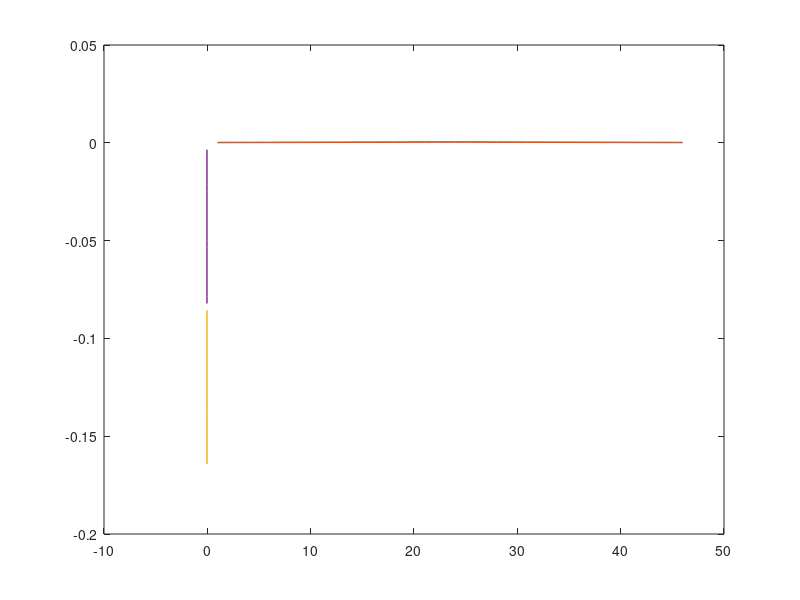
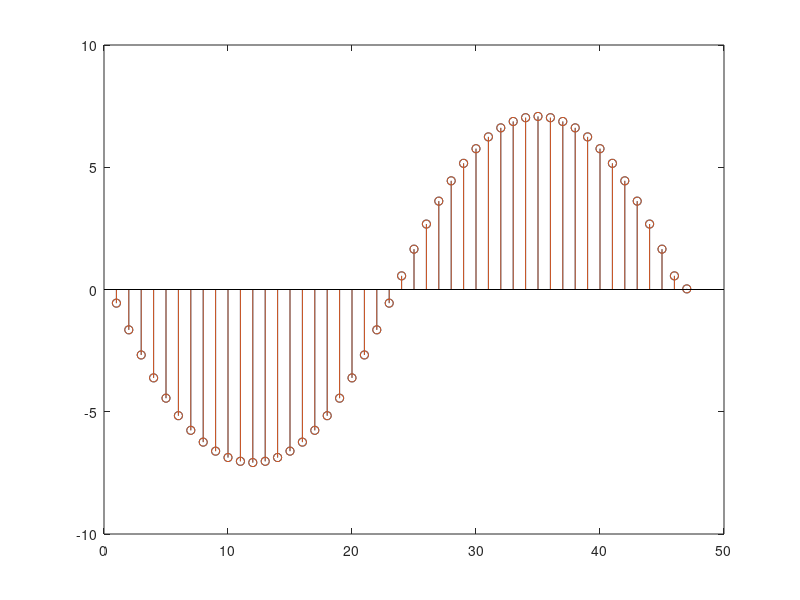

Reproduce these figures in MATLAB, in order.
vertical_strand_number=23;
horizontal_strand_number=2;

main_insulation=3e-3;
strand_height=2.46e-3;
strand_width=7.69e-3;
slot_height=152e-3;
slot_width=22e-3;
strand_insulation=0.21e-3;
spacer=7.5e-3;

h_Cu= 2.46e-3;  %%strand_height % in meter
h_N= 152e-3;  %%slot_height % in meter
b_N= 21.8e-3;   %% strand_width % in meter
y_0= 3e-3;     %% strand starting point
h_is=0.21e-3; %% strand starting point

nu_0=4*pi*1e-7; % permeability of air

strand_number=vertical_strand_number*horizontal_strand_number;

%%

L11=zeros([strand_number/2, strand_number/2]); %% an inductance matrix of  horizontal strands

for i=1:strand_number/2
    for j=1:strand_number/2
         k=max(i,j);
         y0=main_insulation+(k)*(strand_height+strand_insulation);
         L11(i,j)=nu_0*((slot_height-y0)/slot_width);    
    end  
end

L12= fliplr(L11);

L1=[L11, L12];

L2=flipud(L1);

Lbottom=[L1;L2]; % total inductance matrix; 


L11=zeros([strand_number/2, strand_number/2]); %% an inductance matrix of  horizontal strands


for i=1:strand_number/2
    for j=1:strand_number/2
         k=max(i,j);
         y0=spacer+3*main_insulation+(strand_number/2+k)*(strand_height+strand_insulation)
         L11(i,j)=nu_0*((slot_height-y0)/slot_width);    
    end  
end


L12= fliplr(L11)

L1=[L11, L12];

L2=flipud(L1);

Ltop=[L1;L2]; % total inductance matrix; 

ro_copper=1.72e-8; % Ωm
R=ro_copper/(strand_height*strand_width);

f=50; 
w=2*pi*f;

Z_bottom=1i*w*Lbottom;
Z_top=1i*w*Ltop;

for i=1:strand_number
    Z_bottom(i,i)=Z_bottom(i,i)+R;
    Z_top(i,i)=Z_top(i,i)+R;
end

%%

I=1860; 
I_strand=I/strand_number;
constant=R*I_strand;

length=0.9; %m
dl= length/strand_number;
dl=dl*2;


MMF_bottom=(1:23)*I_strand*2;

MMF_top=(24:46)*I_strand*2;


H_bottom= MMF_bottom/(slot_width);
H_top= MMF_top/(slot_width);

 
B_bottom=nu_0*H_bottom;
B_top=nu_0*H_top;


Flux_top= zeros([strand_number/2,1]);
Flux_bottom= zeros([strand_number/2,1]);
% 

for i=1:strand_number/2
    Flux_top(i,1)= B_top(1,i)*strand_height;
   Flux_bottom(i,1)= B_bottom(1,i)*strand_height;
end

Flux_top = [Flux_top; flipud(Flux_top)];
Flux_bottom = [Flux_bottom; flipud(Flux_bottom)];
%%
plot(Flux_top)
hold on;
plot(Flux_bottom)
%%

Flux_top_radial= zeros([strand_number/2,1]);

for i=1:strand_number/2
   
    
end




%%
V0_bottom= zeros([strand_number,1]);
V0_top= zeros([strand_number,1]);

for i=1:strand_number
    V0_bottom(i,1)= -1i*w*Flux_bottom(i,1)-constant;
    V0_top(i,1)= -1i*w*Flux_top(i,1)-constant;
end
%%
plot(V0_top)
hold on;
plot(V0_bottom)
%%
% 
P=eye(strand_number);
P=[P(2:end,:);P(1,:)]
% 
Z_tot_bottom=zeros([strand_number,strand_number]);
Z_tot_top=zeros([strand_number,strand_number]);
V_tot_bottom=zeros([strand_number,1]);
V_tot_top=zeros([strand_number,1]);
% 
for i=1:strand_number/2+1
    if i<=1
    Z_tot_bottom= Z_tot_bottom+Z_bottom*dl/2;
    Z_bottom=P*Z_bottom*P';
    V_tot_bottom=V_tot_bottom+V0_bottom*dl/2;
    V0_bottom=P*V0_bottom;
    
    Z_tot_top= Z_tot_top+Z_top*dl/2;
    Z_top=P*Z_top*P';
    V_tot_top=V_tot_top+V0_top*dl/2;
    V0_top=P*V0_top;
   
    elseif i<=strand_number/2
    Z_tot_bottom= Z_tot_bottom+Z_bottom*dl;
    Z_bottom=P*Z_bottom*P';
    V_tot_bottom=V_tot_bottom+V0_bottom*dl;
    V0_bottom=P*V0_bottom;
    
    Z_tot_top= Z_tot_top+Z_top*dl;
    Z_top=P*Z_top*P';
    V_tot_top=V_tot_top+V0_top*dl;
    V0_top=P*V0_top;
   
    else 
    Z_tot_bottom= Z_tot_bottom+Z_bottom*dl/2;
    V_tot_bottom=V_tot_bottom+V0_bottom*dl/2;
 
    Z_tot_top= Z_tot_top+Z_top*dl/2;
    V_tot_top=V_tot_top+V0_top*dl/2;
    i
    end
end

Zy=-1*ones([strand_number,1]);

Z_final_bottom=[Z_tot_bottom,Zy];
Z_final_top=[Z_tot_top,Zy];

Zx=ones([1,strand_number]);
Zx=[Zx,0];
Z_final_bottom=[Z_final_bottom; Zx];
Z_final_top=[Z_final_top; Zx];


V_final_bottom=[V_tot_bottom;0];
V_final_top=[V_tot_top;0];


icirculate_bottom=inv(Z_final_bottom)*V_final_bottom;

current_strand_bottom=icirculate_bottom+I_strand;

icirculate_top=inv(Z_final_top)*V_final_top;

current_strand_top=icirculate_top+I_strand;

% 
figure();
stem(icirculate_bottom)
hold on;
stem(icirculate_top)
% 
% 
%%
